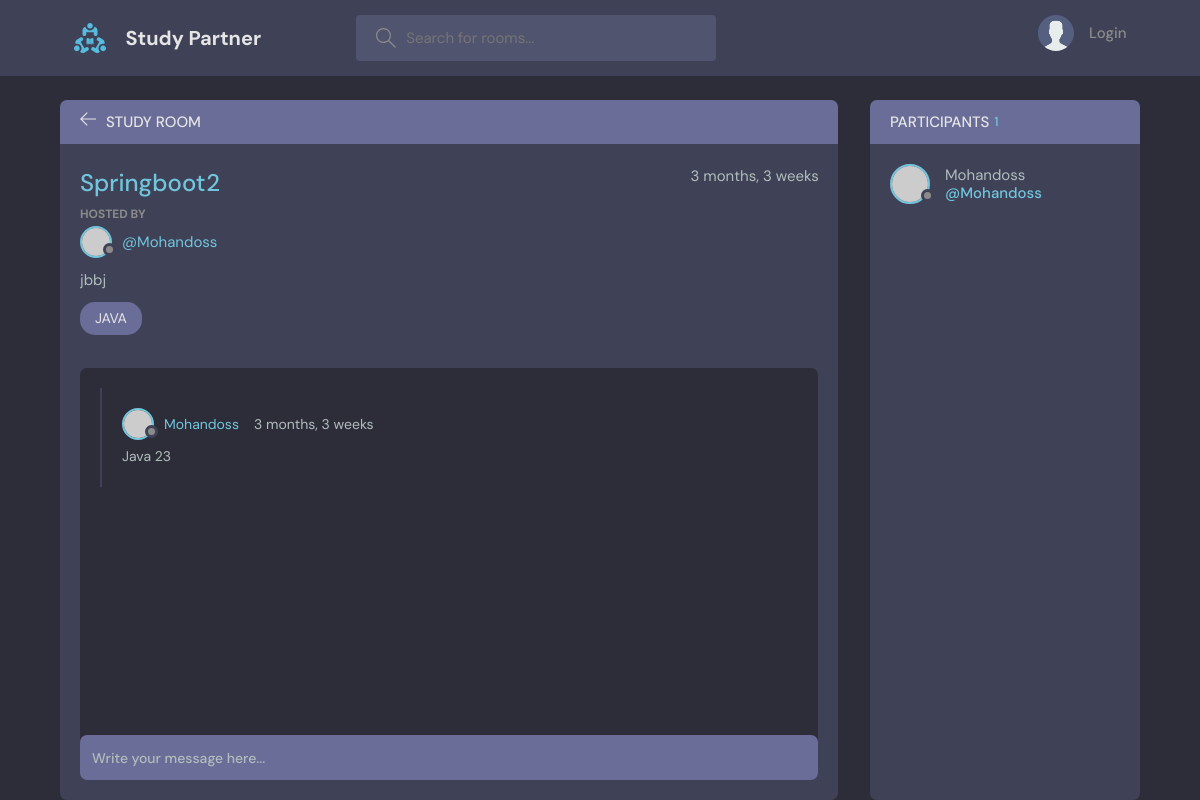
The app's page /room/8/, older data.
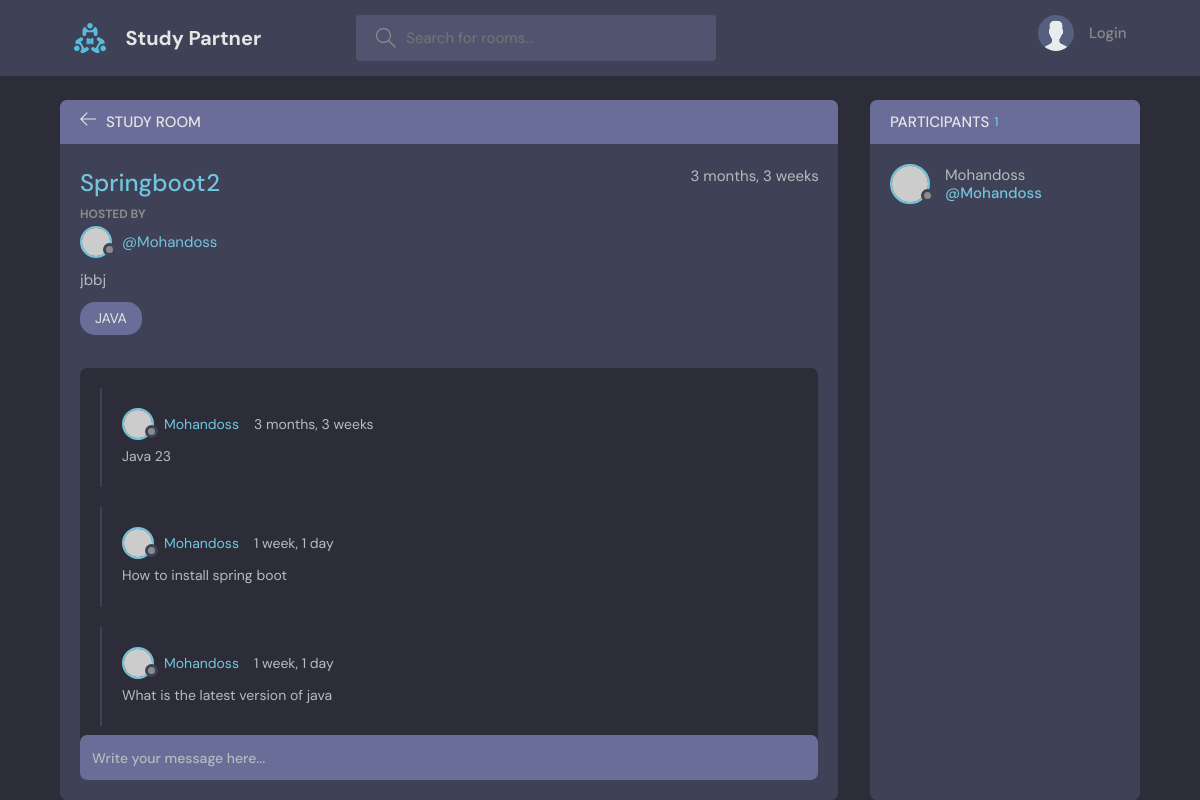
The same page, newer data.
### base/models.py (models this page shows, shortened)
class Room(models.Model):
  host = models.ForeignKey(User,on_delete=models.SET_NULL,null=True)
  topic = models.ForeignKey(Topic,on_delete=models.SET_NULL,null=True)
  name = models.CharField(max_length=200)
  description = models.TextField(null=True,blank=True)
  participants = models.ManyToManyField(User,related_name='participants',blank=True)
  updated = models.DateTimeField(auto_now=True)
  created = models.DateTimeField(auto_now_add=True)
  class Meta:
    ordering = ['-updated','-created']

class Topic(models.Model):
  name=models.CharField(max_length=200)
  def __str__(self):
    return str(self.name)

class Message(models.Model):
  user = models.ForeignKey(User,on_delete=models.CASCADE)
  room = models.ForeignKey(Room,on_delete=models.CASCADE)
  body = models.TextField()
  updated = models.DateTimeField(auto_now=True)
  created = models.DateTimeField(auto_now_add=True)
  class Meta:
    ordering = ['-updated','-created']

### base/views.py (the view, shortened to what this page needs)
# urls.py: path('room/<str:pk>/',views.room,name="room"),
def room(request,pk):
  room=Room.objects.get(id=pk)
  room_messages = room.message_set.all().order_by('created')
  participants = room.participants.all()
  context={'room':room,'room_messages':room_messages,'participants':participants}
  return render(request,'base/room.html',context)

### base/templates/base/room.html (shortened to what this page needs)
{% extends "main.html" %}
{% block content %}
    <main class="profile-page layout layout--2">
      <div class="container">
        <div class="room">
          <div class="room__top">
            <div class="room__topLeft">
              <a href="{% url 'home' %}">
                <svg version="1.1" xmlns="http://www.w3.org/2000/svg" width="32" height="32" viewBox="0 0 32 32">
                  <title>arrow-left</title>
                  <path
                    d="M13.723 2.286l-13.723 13.714 13.719 13.714 1.616-1.611-10.96-10.96h27.625v-2.286h-27.625l10.965-10.965-1.616-1.607z"
                  ></path>
                </svg>
              </a>
              <h3>Study Room</h3>
            </div>
          </div>
          <div class="room__box scroll">
            <div class="room__header scroll">
              <div class="room__info">
                <h3>{{room.name}}</h3>
                <span>{{room.created|timesince}}</span>
              </div>
              <div class="room__hosted">
                <p>Hosted By</p>
                <a href="{% url 'user-profile' room.host.id %}" class="room__author">
                  <div class="avatar avatar--small">
                    <img src="https://randomuser.me/api/portraits/men/37.jpg" />
                  </div>
                  <span>@{{room.host.username}}</span>
                </a>
              </div>
              <div class="room__details">
                {{room.description}}
              </div>
              <span class="room__topics">{{room.topic}}</span>
            </div>
            <div class="room__conversation">
              <div class="threads scroll">
                {% for message in room_messages  %}
                <div class="thread">
                  <div class="thread__top">
                    <div class="thread__author">
                      <a href="{% url 'user-profile' message.user.id %}" class="thread__authorInfo">
                        <div class="avatar avatar--small">
                          <img src="https://randomuser.me/api/portraits/men/37.jpg" />
                        </div>
                        <span>{{message.user.username}}</span>
                      </a>
                      <span class="thread__date">{{message.created|timesince}}</span>
                    </div>
                  </div>
                  <div class="thread__details">
                   {{message.body}}
                  </div>
                </div>
                {% endfor %}
              </div>
            </div>
          </div>
          <div class="room__message">
            <form action="" method="POST">
              <input name="body" placeholder="Write your message here..." /></form>
          </div>
        </div>
        <div class="participants">
          <h3 class="participants__top">Participants <span>{{participants.count}}</span></h3>
          <div class="participants__list scroll">
           {% for user in participants  %}
            <a href="{% url 'user-profile' user.id %}" class="participant">
              <div class="avatar avatar--medium">
                <img src="https://randomuser.me/api/portraits/men/37.jpg" />
              </div>
              <p>
                {{user.username}}
                <span>@{{user.username}}</span>
              </p>
            </a>
            {% endfor %}
          </div>
        </div>
      </div>
    </main>
    {% endblock content %}

### templates/main.html (shortened to what this page needs)
<!DOCTYPE html>
{% load static %}
<html lang="en">
  <head>
    <link rel="stylesheet" href="{% static 'styles/style.css' %}" />
  </head>
  <body>
    {% include "navbar.html" %}
    {% block content %}
    {% endblock %}
  </body>
</html>

### templates/navbar.html (shortened to what this page needs)
{% load static %}
<header class="header header--loggedIn">
  <div class="container">
    <a href="{% url 'home' %}" class="header__logo">
      <img src="{% static 'images/logo.svg' %}" />
      <h1>Study Partner</h1>
    </a>
    <form class="header__search" method="GET" action="{% url 'home' %}">
      <label>
        <input name='q' placeholder="Search for rooms..." />
      </label>
    </form>
    <nav class="header__menu">
      {% if request.user.is_authenticated%}
      <div class="header__user">
        <a href="{% url 'user-profile' request.user.id %}" >
          <div class="avatar avatar--medium active">
            <img src="https://randomuser.me/api/portraits/men/3.jpg" />
          </div>
          <p>{{request.user.username}}<span>@{{request.user.username}}</span></p>
        </a>
        <button class="dropdown-button">
          <svg version="1.1" xmlns="http://www.w3.org/2000/svg" width="32" height="32" viewBox="0 0 32 32">
            <title>chevron-down</title>
            <path d="M16 21l-13-13h-3l16 16 16-16h-3l-13 13z"></path>
          </svg>
        </button>
      </div>
        {% else %}
      <a href="{% url 'login' %}">
        <img src="{% static 'images/avatar.svg' %}" />
        <p>Login</p>
      </a>
      {% endif %}
    </nav>
  </div>
</header>

Row changes from the older to the newer data that the page shows:
added Message: user.username "Mohandoss", created "1 week, 1 day", body "How to install spring boot"
added Message: user.username "Mohandoss", created "1 week, 1 day", body "What is the latest version of java"
